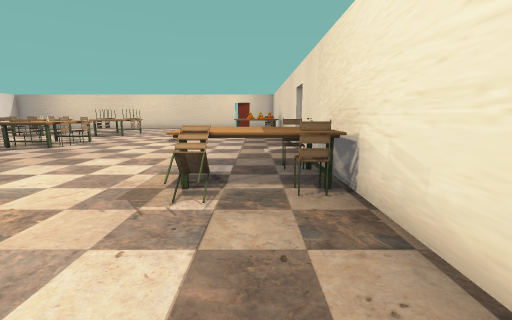
view 1 (above)

19 first-person views from a walk through a 3-D level made in the Unity game engine. The camera is 1.2 m above the floor, tilts 10° down and sees 90° across. The floor is counted in squares, 1 m on a side. Each view is taken from the middle of a square. On the plan, view 1 faces up. The plan holds only what a view shows up to about 12 squares ahead; the rest is blank. The player character is not drawn. Door leaves are left out, so doorways stand open.

view 2
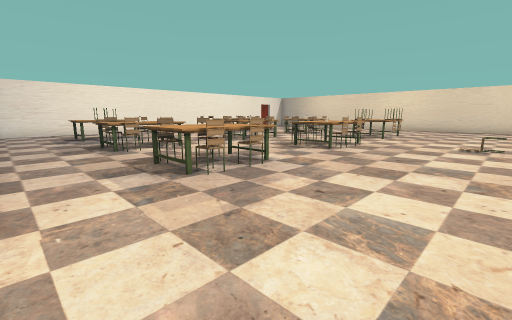

view 3
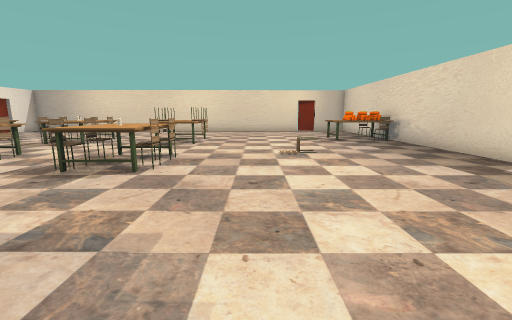

view 4
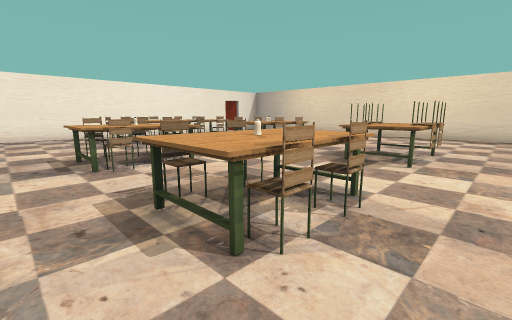

view 5
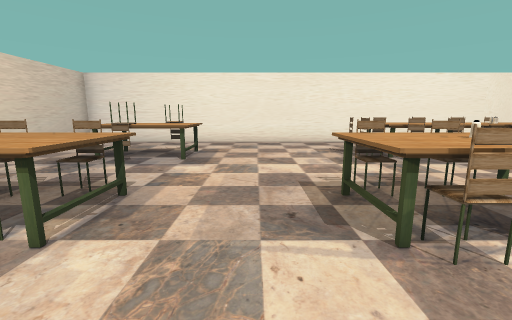

view 6
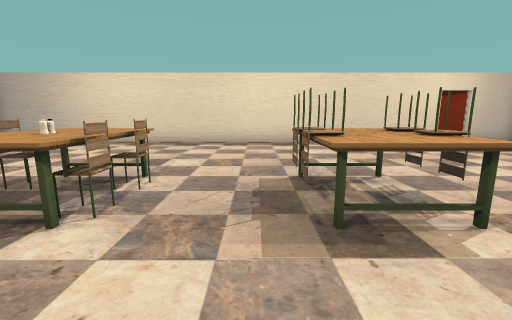

view 7
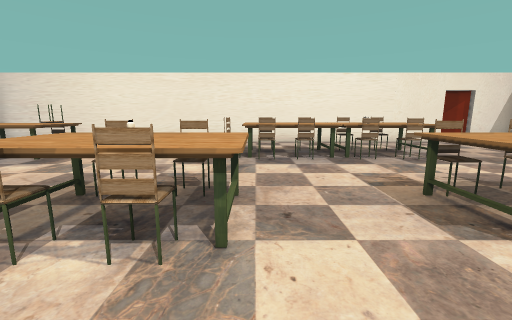

view 8
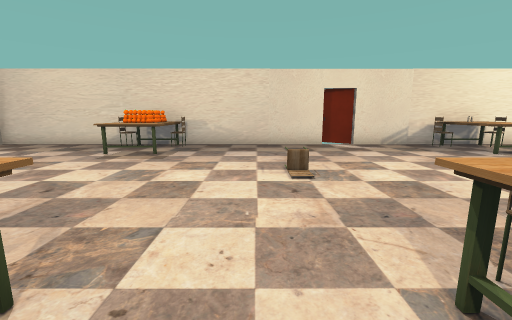

view 9
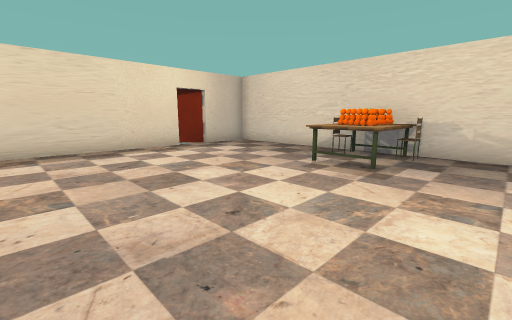

view 10
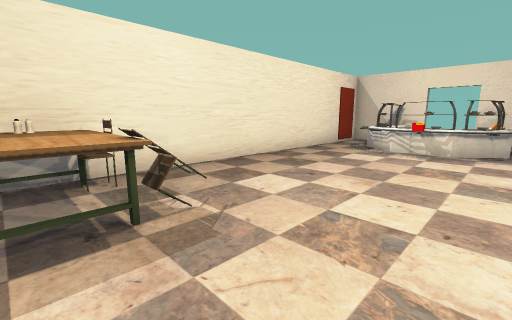

view 11
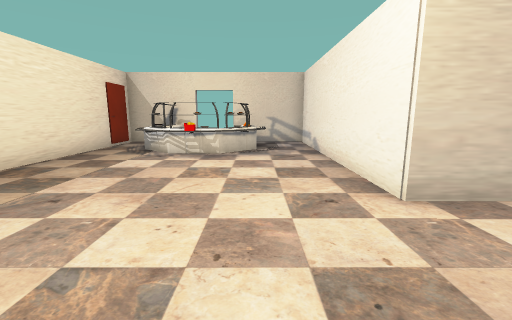

view 12
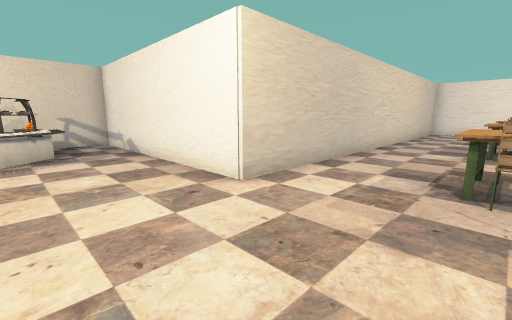

view 13
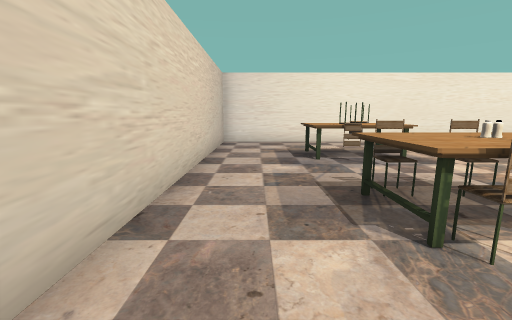

view 14
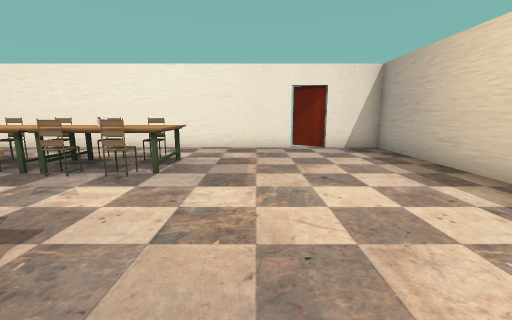

view 15
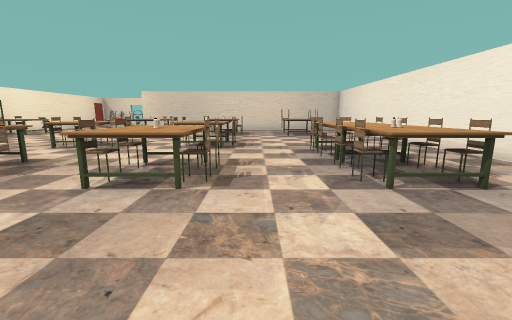

view 16
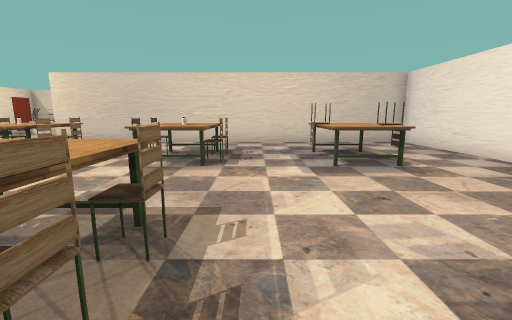

view 17
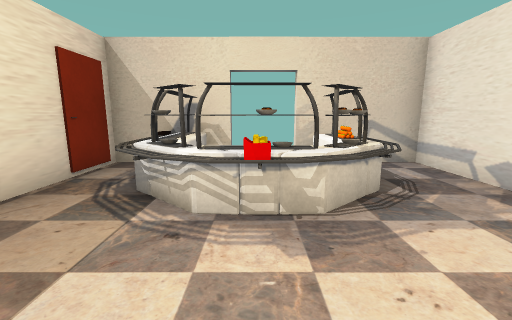

view 18
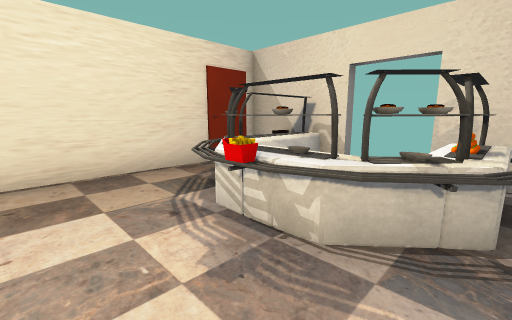

view 19
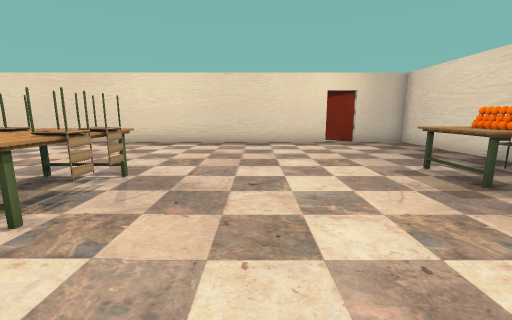

### Floor plan
Points are (right, up) in squares from view 1. A wall is a line through its corners. A room is listed if a view was taken in it or the views show most of it. See-through windows are left out.
Room 1 (views 1, 2, 3, 4, 5, 6, 7, 8, 9, 10, 11, 12, 13, 14, 15, 16, 17, 18, 19)
walls: (1.6, 10.3) (1.6, 23.5) (-0.6, 23.5); (1.8, 8.9) (2.5, 10.1); (-1.8, 23.5) (-21.5, 23.5) (-21.5, 21.5); (-0.5, 23.6) (-1.5, 24.4); (-21.5, 20.4) (-21.5, 0.6) (-6.1, 0.6) (-6.1, -7.4) (-3, -7.4); (-21.7, 21.7) (-22.5, 20.4); (-1.5, -7.4) (1.6, -7.4) (1.6, 9)
ways out: gap at (-22, 20); gap at (2, 10)
objects: other object (-19, 6) to (-17, 6); other object (-19, 12); other object (-19, 12) to (-17, 14); other object (-19, 14); other object (-19, 15); other object (-19, 16); other object (-19, 16) to (-17, 17); other object (-18, 4); other object (-18, 5); other object (-18, 11); other object (-18, 15); other object (-17, 4) to (-17, 5); other object (-17, 11); other object (-17, 12); other object (-17, 13); other object (-17, 15); other object (-17, 16); other object (-14, 4); other object (-14, 5); other object (-14, 6) to (-12, 6); other object (-14, 9) to (-12, 10); other object (-14, 10); other object (-14, 11); other object (-14, 12) to (-12, 12); other object (-14, 15); other object (-14, 16); other object (-14, 17) to (-12, 17); other object (-13, 4); other object (-13, 5); other object (-13, 11); other object (-13, 15); other object (-13, 16); other object (-12, 4); other object (-12, 5); other object (-12, 10); other object (-12, 11); other object (-12, 15); other object (-12, 16); other object (-9, 4); other object (-9, 5); other object (-9, 6) to (-8, 6); other object (-9, 9) to (-8, 9); other object (-9, 10); other object (-9, 11); other object (-9, 11) to (-8, 12); other object (-9, 15); other object (-9, 16); other object (-9, 17) to (-8, 17); other object (-8, 4); other object (-8, 5); other object (-8, 10); other object (-8, 15); other object (-8, 16) to (-7, 16); other object (-7, 4); other object (-7, 5); other object (-7, 10); other object (-7, 11); other object (-1, 4); other object (-1, 4) to (0, 6); other object (-1, 16) to (0, 16); other object (-1, 17) to (0, 17); other object (-1, 18) to (0, 18); other object (1, 4); other object (1, 5); other object (1, 6); other object (1, 16); other object (1, 17); other object (1, 18)

Positions as (right, up) in squares from view 1, and headings:
1: (0, 0), facing up
2: (-3, 1), facing up-left
3: (-5, 4), facing up
4: (-6, 8), facing up-left
5: (-10, 8), facing left
6: (-10, 12), facing up
7: (-10, 12), facing left
8: (-9, 13), facing right
9: (-7, 14), facing up-right
10: (-4, 5), facing down-right
11: (-4, 4), facing down
12: (-3, 4), facing down-left
13: (-10, 2), facing left
14: (-12, 19), facing left
15: (-15, 21), facing down
16: (-15, 12), facing down
17: (-2, -1), facing down
18: (-4, -2), facing down-right
19: (-5, 12), facing up
